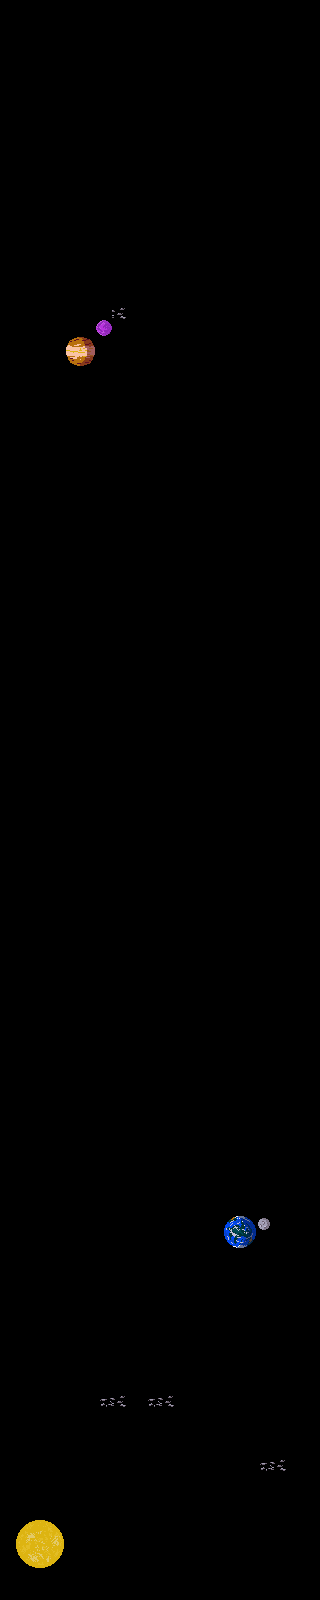

Below is a game level as drawn by its tile map, then a one-line description and the .tmx that defines it (tile-layer data replaced by summaries):
An orthogonal 20x100 tile map with 16x16 px tiles, 1 tile layer (details) and 26 objects (26x ENEMY).

<map version="1.4" tiledversion="1.4.3" orientation="orthogonal" renderorder="right-down" width="20" height="100" tilewidth="16" tileheight="16" infinite="0" nextlayerid="5" nextobjectid="30">
 <tileset firstgid="1" source="../tilesets/space-tileset.tsx" />
 <layer id="2" name="details" width="20" height="100">
  <data>[2000 cells, 26 non-empty, 21 distinct tile ids]</data>
 </layer>
 <objectgroup id="3" name="objects">
  <object id="3" name="ENEMY" x="224" y="1296">
   <properties>
    <property name="ENEMY_TYPE" value="LIGHT_SCOUT" />
   </properties>
  </object>
  <object id="5" name="ENEMY" x="256" y="1296">
   <properties>
    <property name="ENEMY_TYPE" value="LIGHT_SCOUT" />
   </properties>
  </object>
  <object id="6" name="ENEMY" x="288" y="1296">
   <properties>
    <property name="ENEMY_TYPE" value="LIGHT_SCOUT" />
   </properties>
  </object>
  <object id="7" name="ENEMY" x="32" y="1376">
   <properties>
    <property name="ENEMY_TYPE" value="LIGHT_SCOUT" />
   </properties>
  </object>
  <object id="8" name="ENEMY" x="64" y="1376">
   <properties>
    <property name="ENEMY_TYPE" value="LIGHT_SCOUT" />
   </properties>
  </object>
  <object id="9" name="ENEMY" x="96" y="1376">
   <properties>
    <property name="ENEMY_TYPE" value="LIGHT_SCOUT" />
   </properties>
  </object>
  <object id="10" name="ENEMY" x="32" y="976">
   <properties>
    <property name="ENEMY_TYPE" value="LIGHT_SCOUT" />
   </properties>
  </object>
  <object id="11" name="ENEMY" x="64" y="992">
   <properties>
    <property name="ENEMY_TYPE" value="LIGHT_SCOUT" />
   </properties>
  </object>
  <object id="12" name="ENEMY" x="96" y="1008">
   <properties>
    <property name="ENEMY_TYPE" value="LIGHT_SCOUT" />
   </properties>
  </object>
  <object id="13" name="ENEMY" x="128" y="1024">
   <properties>
    <property name="ENEMY_TYPE" value="LIGHT_SCOUT" />
   </properties>
  </object>
  <object id="14" name="ENEMY" x="208" y="768">
   <properties>
    <property name="ENEMY_TYPE" value="LIGHT_SCOUT" />
   </properties>
  </object>
  <object id="15" name="ENEMY" x="240" y="736">
   <properties>
    <property name="ENEMY_TYPE" value="LIGHT_SCOUT" />
   </properties>
  </object>
  <object id="16" name="ENEMY" x="272" y="704">
   <properties>
    <property name="ENEMY_TYPE" value="LIGHT_SCOUT" />
   </properties>
  </object>
  <object id="17" name="ENEMY" x="304" y="672">
   <properties>
    <property name="ENEMY_TYPE" value="LIGHT_SCOUT" />
   </properties>
  </object>
  <object id="18" name="ENEMY" x="32" y="464">
   <properties>
    <property name="ENEMY_TYPE" value="LIGHT_SCOUT" />
   </properties>
  </object>
  <object id="19" name="ENEMY" x="64" y="464">
   <properties>
    <property name="ENEMY_TYPE" value="LIGHT_SCOUT" />
   </properties>
  </object>
  <object id="20" name="ENEMY" x="96" y="464">
   <properties>
    <property name="ENEMY_TYPE" value="LIGHT_SCOUT" />
   </properties>
  </object>
  <object id="21" name="ENEMY" x="128" y="464">
   <properties>
    <property name="ENEMY_TYPE" value="LIGHT_SCOUT" />
   </properties>
  </object>
  <object id="22" name="ENEMY" x="160" y="464">
   <properties>
    <property name="ENEMY_TYPE" value="LIGHT_SCOUT" />
   </properties>
  </object>
  <object id="23" name="ENEMY" x="192" y="464">
   <properties>
    <property name="ENEMY_TYPE" value="LIGHT_SCOUT" />
   </properties>
  </object>
  <object id="24" name="ENEMY" x="224" y="464">
   <properties>
    <property name="ENEMY_TYPE" value="LIGHT_SCOUT" />
   </properties>
  </object>
  <object id="25" name="ENEMY" x="48" y="352">
   <properties>
    <property name="ENEMY_TYPE" value="LIGHT_SCOUT" />
   </properties>
  </object>
  <object id="26" name="ENEMY" x="80" y="320">
   <properties>
    <property name="ENEMY_TYPE" value="LIGHT_SCOUT" />
   </properties>
  </object>
  <object id="27" name="ENEMY" x="112" y="288">
   <properties>
    <property name="ENEMY_TYPE" value="LIGHT_SCOUT" />
   </properties>
  </object>
  <object id="28" name="ENEMY" x="144" y="256">
   <properties>
    <property name="ENEMY_TYPE" value="LIGHT_SCOUT" />
   </properties>
  </object>
  <object id="29" name="ENEMY" x="176" y="224">
   <properties>
    <property name="ENEMY_TYPE" value="LIGHT_SCOUT" />
   </properties>
  </object>
 </objectgroup>
</map>
